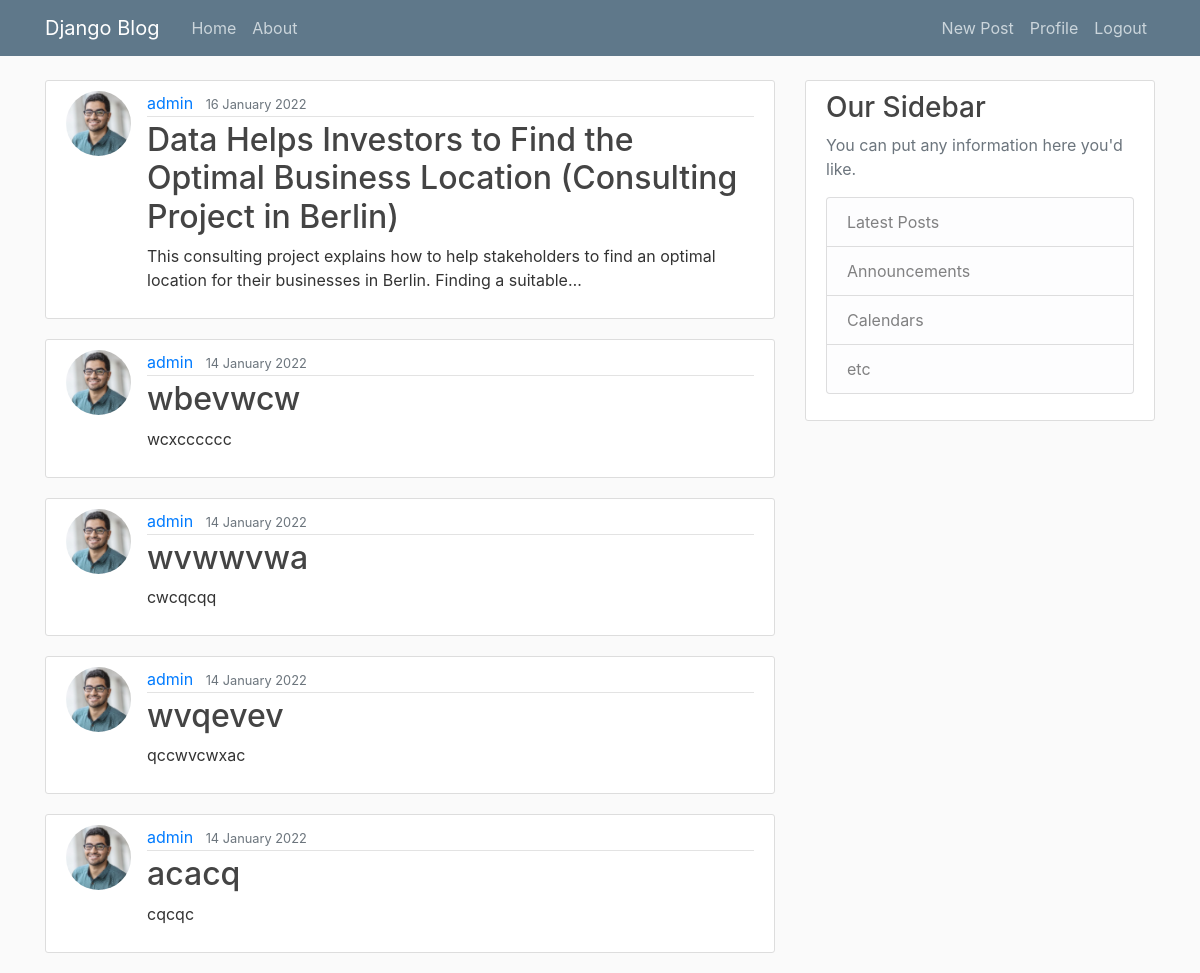
The app's page / (signed in) with its own data.
### blog/models.py (models this page shows, shortened)
class Post(models.Model):
  title = models.CharField(max_length=100)
  content = models.TextField()
  date_posted = models.DateTimeField(default=timezone.now)
  author = models.ForeignKey(to=User, on_delete= models.CASCADE)

### users/models.py (models this page shows, shortened)
class Profile(models.Model):
  user = models.OneToOneField(User, on_delete=models.CASCADE)
  image = models.ImageField(default='default.jpg', upload_to = 'profile_pics')

### blog/views.py (the view)
# urls.py: path('', PostListView.as_view(), name = 'blog-home' ),
class PostListView(ListView):
  model = Post
  template_name = "blog/home.html"
  context_object_name = 'posts'
  ordering = ['-date_posted']
  paginate_by = 5

### blog/templates/blog/home.html
{% extends "blog/base.html" %}
{% block content %}
  {% for post in posts %}
   <article class="media content-section">
     <img class="rounded-circle article-img" src="{{post.author.profile.image.url}}"/>
      <div class="media-body">
        <div class="article-metadata">
          <a class="mr-2" href="{%url 'profile'%}">{{ post.author }}</a>
          <small class="text-muted">{{ post.date_posted | date:"d F Y"}}</small>
        </div>
        <h2><a class="article-title" href="{% url 'post-detail' post.id %}">{{ post.title }}</a></h2>
        <p class="article-content">{{ post.content }}</p>
      </div>
    </article>
  {% endfor %}
{% endblock content %}

### blog/static/blog/main.css (style rules this page uses)
body { background: #fafafa; color: #333333; margin-top: 5rem; }
h1, h2, h3, h4, h5, h6 { color: #444444; }
.content-section { background: #ffffff; padding: 10px 20px; border: 1px solid #dddddd; border-radius: 3px; margin-bottom: 20px; }
.article-title { color: #444444; }
.article-content { white-space: pre-line; }
.article-img { height: 65px; width: 65px; margin-right: 16px; }
.article-metadata { padding-bottom: 1px; margin-bottom: 4px; border-bottom: 1px solid #e3e3e3 }

### records on screen
Post: author.profile.image (picture), author "admin", date_posted "16 January 2022", title "Data Helps Investors to Find the Optimal Business Location (Consulting Project in Berlin)", content "This consulting project explains how to help stakeholders to find an optimal location for their businesses in Berlin. Finding a suitable…"
Post: author.profile.image (picture), author "admin", date_posted "14 January 2022", title "wbevwcw", content "wcxcccccc"
Post: author.profile.image (picture), author "admin", date_posted "14 January 2022", title "wvwwvwa", content "cwcqcqq"
Post: author.profile.image (picture), author "admin", date_posted "14 January 2022", title "wvqevev", content "qccwvcwxac"
Post: author.profile.image (picture), author "admin", date_posted "14 January 2022", title "acacq", content "cqcqc"
